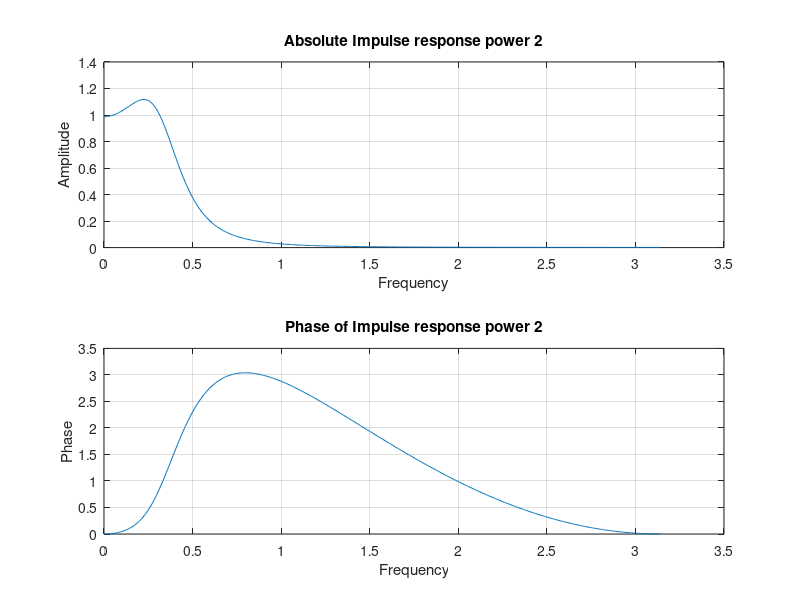
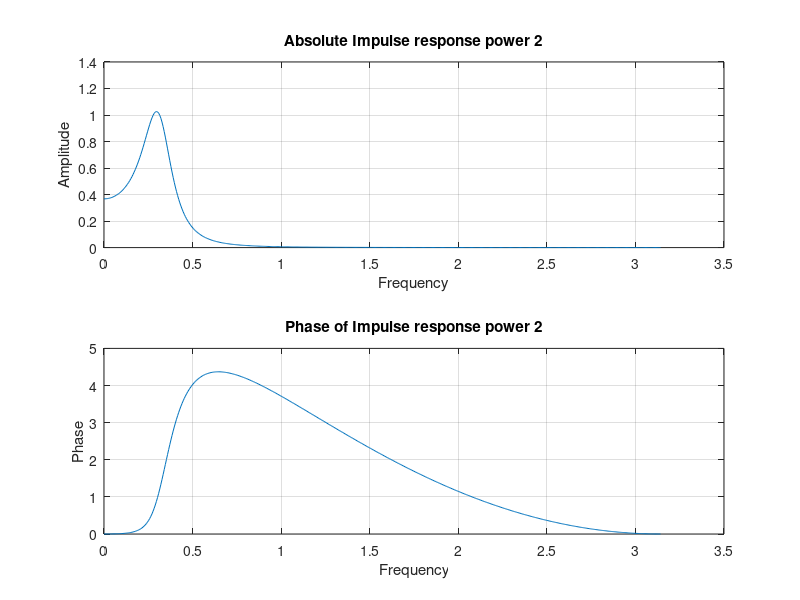
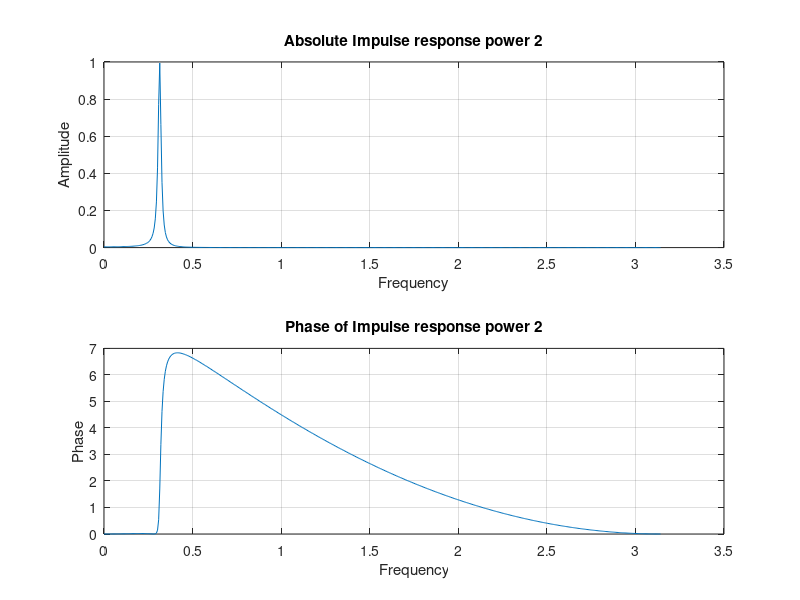
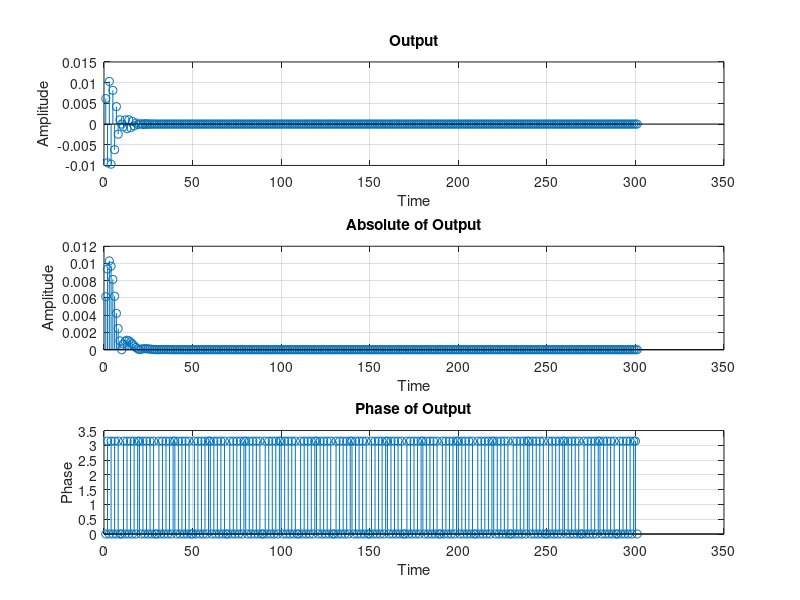

MATLAB code to generate these figures, in order:
%% *Homework3_1 *
%% Clear workspace
close all;
clear;
clc;
%% Programmers
% Mohammad Mahdi Elyasi - 9823007
%
% Moein Nasiri - 9823093
%% Homework1
% Here we want to use diffrential equation and Z-Transform
%
% Here we declare some basic variables
fs = 10000;
f0 = 500;
w0 = 2 * pi * f0 / fs;
R = [0.8 0.9 0.99];
%%%
% Here we want to plot H for different R and see how it
% responds.
for i = 1:3

    G = (1 - R(i)) * (1 - 2 * R(i) * cos(2 * w0) + R(i) ^ 2) ^ (0.5);
    w = linspace(0, pi, 500);
    H = freqz(G, [1 -2 * R(i) * cos(w0) R(i) ^ 2], w);
    figure('Name', 'Impulse Response power 2');
    subplot(2, 1, 1)
    plot(w, abs(H) .^ 2);
    title('Absolute Impulse response power 2');
    xlabel('Frequency');
    ylabel('Amplitude');
    grid on;
    subplot(2, 1, 2)
    plot(w, angle(H) .^ 2);
    title('Phase of Impulse response power 2');
    xlabel('Frequency');
    ylabel('Phase');
    grid on;
end

%% Homework2
% In this task we want to show how impulse input responds to our filter
% by 3 different methods
%
% Firstly, we declare essential variables
for j = 1:3
    x = [1 zeros(1, 300)];
    w1 = 0;
    w2 = 0;
    y = zeros(1, 301);
    %%%
    % Here we show output by differential equation and plot it
    for i = 1:301
        y(i) = -2 * R(j) * cos(w0) * w1 -R(j) ^ 2 * w2 + G * x(i);
        w2 = w1;
        w1 = y(i);
    end

    figure('Name', 'Output');
    subplot(3, 1, 1)
    stem(y);
    title('Output');
    xlabel('Time');
    ylabel('Amplitude');
    grid on;
    subplot(3, 1, 2)
    stem(abs(y));
    title('Absolute of Output');
    xlabel('Time');
    ylabel('Amplitude');
    grid on;
    subplot(3, 1, 3)
    stem(angle(y));
    title('Phase of Output');
    xlabel('Time');
    ylabel('Phase');
    grid on;

end

%%%
% Here we simply filtered signal by filter we created and plot it
for i = 1:3
    filtered_signal = filter(G, [1 -2 * R(i) .* cos(w0) R(i) .^ 2], x);
    figure('Name', 'Filtered Signal');
    subplot(3, 1, 1)
    stem(filtered_signal);
    title('Filtered Signal');
    xlabel('Time');
    ylabel('Amplitude');
    grid on;
    subplot(3, 1, 2)
    stem(abs(filtered_signal));
    title('Absolute of Filtered Signal');
    xlabel('Time');
    ylabel('Amplitude');
    grid on;
    subplot(3, 1, 3)
    stem(angle(filtered_signal));
    title('Phase of Filtered Signal');
    xlabel('Time');
    ylabel('Phase');
    grid on;
end

%% Homework3

x = 0.1 * randn(1, 301);

for j = 1:3
    w1 = 0;
    w2 = 0;
    w21 = 0;
    w11 = 0;
    y = zeros(1, 301);
    y1 = zeros(1, 301);
    x1 = [1 zeros(1, 300)];

    for i = 1:301
        y(i) = -2 * R(j) * cos(w0) * w1 -R(j) ^ 2 * w2 + G * x(i);
        y1(i) = -2 * R(j) * cos(w0) * w11 -R(j) ^ 2 * w21 + G * x1(i);
        w2 = w1;
        w1 = y(i);
        w21 = w11;
        w11 = y1(i);
    end

    figure('Name', 'Output');
    subplot(3, 1, 1)
    stem(y);
    hold on;
    stem(y1);
    title('Output');
    xlabel('Time');
    ylabel('Amplitude');
    grid on;
    legend('Noise', 'Impulse Response');
    subplot(3, 1, 2)
    stem(abs(y));
    hold on;
    stem(abs(y1));
    title('Absolute of Output');
    xlabel('Time');
    ylabel('Amplitude');
    grid on;
    legend('Noise', 'Impulse Response');
    subplot(3, 1, 3)
    stem(angle(y));
    hold on;
    stem(angle(y1));
    title('Phase of Output');
    xlabel('Time');
    ylabel('Phase');
    grid on;
    legend('Noise', 'Impulse Response');
end

%% Homework4

for j = 1:3
    w1 = 0;
    w2 = 0;
    y = zeros(1, 301);

    for i = 1:301
        y(i) = -2 * R(j) * cos(w0) * w1 -R(j) ^ 2 * w2 + G * x(i);
        w2 = w1;
        w1 = y(i);
    end

    figure('Name', 'Output');
    subplot(3, 1, 1)
    stem(y);
    hold on;
    stem(x);
    title('Output');
    xlabel('Time');
    ylabel('Amplitude');
    grid on;
    legend('Filtered Noise', 'Noise');
    subplot(3, 1, 2)
    stem(abs(y));
    hold on;
    stem(abs(x));
    title('Absolute of Output');
    xlabel('Time');
    ylabel('Amplitude');
    grid on;
    legend('Filtered Noise', 'Noise');
    subplot(3, 1, 3)
    stem(angle(y));
    hold on;
    stem(angle(x));
    title('Phase of Output');
    xlabel('Time');
    ylabel('Phase');
    grid on;
    legend('Filtered Noise', 'Noise');
end

%% Homework5

mean_noise = sum(x) / 301;
mean_y = 0;

for j = 1:3
    w1 = 0;
    w2 = 0;
    y = zeros(1, 301);
    variance_noise = 0;

    for i = 1:301
        w2 = w1;
        w1 = y(i);
        h = G / (sin(w0)) * (R(j) .^ i) * sin(w0 * i + w0);
        y(i) = conv(h, x, 'same');
        mean_y = (y(i) + mean_y) / 301;
        variance_noise = ((x(i) - mean_noise) ^ 2) / 301 + variance_noise;
        variance_y = (y(i) -mean_y) ^ 2/301;

    end

    con = variance_y / variance_noise;
    h_2 = h .^ 2;

    figure('Name', 'Noise');
    stem(h_2);
    hold on;
    stem(con);
    title('Output');
    xlabel('Time');
    ylabel('Amplitude');
    grid on;
    legend('H^2', 'Variances Division');

end
